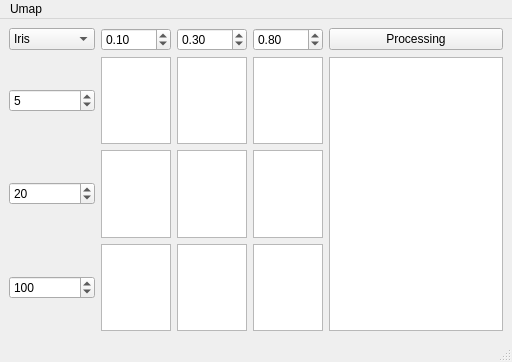
<?xml version="1.0" encoding="UTF-8"?>
<ui version="4.0">
 <class>Umap</class>
 <widget class="QMainWindow" name="Umap">
  <property name="geometry">
   <rect>
    <x>0</x>
    <y>0</y>
    <width>512</width>
    <height>362</height>
   </rect>
  </property>
  <property name="sizePolicy">
   <sizepolicy hsizetype="Expanding" vsizetype="Expanding">
    <horstretch>0</horstretch>
    <verstretch>0</verstretch>
   </sizepolicy>
  </property>
  <property name="windowTitle">
   <string>UmapDimensioReduction</string>
  </property>
  <widget class="QWidget" name="centralwidget">
   <layout class="QGridLayout" name="gridLayout" rowstretch="0,0,0,0,0,0,0,0,0">
    <item row="6" column="6" rowspan="3">
     <widget class="QGraphicsView" name="GV">
      <property name="sizePolicy">
       <sizepolicy hsizetype="Expanding" vsizetype="Expanding">
        <horstretch>3</horstretch>
        <verstretch>3</verstretch>
       </sizepolicy>
      </property>
      <property name="minimumSize">
       <size>
        <width>0</width>
        <height>0</height>
       </size>
      </property>
      <property name="sizeIncrement">
       <size>
        <width>3</width>
        <height>3</height>
       </size>
      </property>
      <property name="baseSize">
       <size>
        <width>0</width>
        <height>0</height>
       </size>
      </property>
      <property name="contextMenuPolicy">
       <enum>Qt::DefaultContextMenu</enum>
      </property>
      <property name="interactive">
       <bool>false</bool>
      </property>
      <property name="sceneRect">
       <rectf>
        <x>0.000000000000000</x>
        <y>0.000000000000000</y>
        <width>0.000000000000000</width>
        <height>0.000000000000000</height>
       </rectf>
      </property>
      <property name="alignment">
       <set>Qt::AlignRight|Qt::AlignTrailing|Qt::AlignVCenter</set>
      </property>
     </widget>
    </item>
    <item row="7" column="1">
     <widget class="QGraphicsView" name="GV21">
      <property name="sizePolicy">
       <sizepolicy hsizetype="Expanding" vsizetype="Expanding">
        <horstretch>1</horstretch>
        <verstretch>1</verstretch>
       </sizepolicy>
      </property>
     </widget>
    </item>
    <item row="6" column="2">
     <widget class="QGraphicsView" name="GV12">
      <property name="sizePolicy">
       <sizepolicy hsizetype="Expanding" vsizetype="Expanding">
        <horstretch>1</horstretch>
        <verstretch>1</verstretch>
       </sizepolicy>
      </property>
     </widget>
    </item>
    <item row="7" column="2">
     <widget class="QGraphicsView" name="GV22">
      <property name="sizePolicy">
       <sizepolicy hsizetype="Expanding" vsizetype="Expanding">
        <horstretch>1</horstretch>
        <verstretch>1</verstretch>
       </sizepolicy>
      </property>
      <property name="alignment">
       <set>Qt::AlignCenter</set>
      </property>
     </widget>
    </item>
    <item row="1" column="2">
     <widget class="QDoubleSpinBox" name="MD2">
      <property name="decimals">
       <number>2</number>
      </property>
      <property name="maximum">
       <double>1.000000000000000</double>
      </property>
      <property name="singleStep">
       <double>0.100000000000000</double>
      </property>
      <property name="value">
       <double>0.300000000000000</double>
      </property>
     </widget>
    </item>
    <item row="8" column="3">
     <widget class="QGraphicsView" name="GV33">
      <property name="sizePolicy">
       <sizepolicy hsizetype="Expanding" vsizetype="Expanding">
        <horstretch>1</horstretch>
        <verstretch>1</verstretch>
       </sizepolicy>
      </property>
     </widget>
    </item>
    <item row="1" column="1">
     <widget class="QDoubleSpinBox" name="MD1">
      <property name="decimals">
       <number>2</number>
      </property>
      <property name="maximum">
       <double>1.000000000000000</double>
      </property>
      <property name="singleStep">
       <double>0.100000000000000</double>
      </property>
      <property name="value">
       <double>0.100000000000000</double>
      </property>
     </widget>
    </item>
    <item row="7" column="3">
     <widget class="QGraphicsView" name="GV23">
      <property name="sizePolicy">
       <sizepolicy hsizetype="Expanding" vsizetype="Expanding">
        <horstretch>1</horstretch>
        <verstretch>1</verstretch>
       </sizepolicy>
      </property>
     </widget>
    </item>
    <item row="1" column="3">
     <widget class="QDoubleSpinBox" name="MD3">
      <property name="decimals">
       <number>2</number>
      </property>
      <property name="maximum">
       <double>1.000000000000000</double>
      </property>
      <property name="singleStep">
       <double>0.100000000000000</double>
      </property>
      <property name="value">
       <double>0.800000000000000</double>
      </property>
     </widget>
    </item>
    <item row="6" column="3">
     <widget class="QGraphicsView" name="GV13">
      <property name="sizePolicy">
       <sizepolicy hsizetype="Expanding" vsizetype="Expanding">
        <horstretch>1</horstretch>
        <verstretch>1</verstretch>
       </sizepolicy>
      </property>
     </widget>
    </item>
    <item row="6" column="1">
     <widget class="QGraphicsView" name="GV11">
      <property name="sizePolicy">
       <sizepolicy hsizetype="Expanding" vsizetype="Expanding">
        <horstretch>1</horstretch>
        <verstretch>1</verstretch>
       </sizepolicy>
      </property>
     </widget>
    </item>
    <item row="8" column="1">
     <widget class="QGraphicsView" name="GV31">
      <property name="sizePolicy">
       <sizepolicy hsizetype="Expanding" vsizetype="Expanding">
        <horstretch>1</horstretch>
        <verstretch>1</verstretch>
       </sizepolicy>
      </property>
     </widget>
    </item>
    <item row="8" column="0">
     <widget class="QSpinBox" name="NN3">
      <property name="maximum">
       <number>1000</number>
      </property>
      <property name="singleStep">
       <number>5</number>
      </property>
      <property name="value">
       <number>100</number>
      </property>
     </widget>
    </item>
    <item row="7" column="0">
     <widget class="QSpinBox" name="NN2">
      <property name="maximum">
       <number>1000</number>
      </property>
      <property name="singleStep">
       <number>5</number>
      </property>
      <property name="value">
       <number>20</number>
      </property>
     </widget>
    </item>
    <item row="1" column="6">
     <widget class="QPushButton" name="Detail">
      <property name="text">
       <string>Processing</string>
      </property>
     </widget>
    </item>
    <item row="6" column="0">
     <widget class="QSpinBox" name="NN1">
      <property name="maximum">
       <number>1000</number>
      </property>
      <property name="singleStep">
       <number>5</number>
      </property>
      <property name="value">
       <number>5</number>
      </property>
     </widget>
    </item>
    <item row="8" column="2">
     <widget class="QGraphicsView" name="GV32">
      <property name="sizePolicy">
       <sizepolicy hsizetype="Expanding" vsizetype="Expanding">
        <horstretch>1</horstretch>
        <verstretch>1</verstretch>
       </sizepolicy>
      </property>
     </widget>
    </item>
    <item row="1" column="0">
     <widget class="QComboBox" name="OP">
      <item>
       <property name="text">
        <string>Iris</string>
       </property>
      </item>
      <item>
       <property name="text">
        <string>MINIST</string>
       </property>
      </item>
      <item>
       <property name="text">
        <string>F MINIST</string>
       </property>
      </item>
      <item>
       <property name="text">
        <string>Swiss Roll</string>
       </property>
      </item>
     </widget>
    </item>
   </layout>
  </widget>
  <widget class="QMenuBar" name="menubar">
   <property name="geometry">
    <rect>
     <x>0</x>
     <y>0</y>
     <width>512</width>
     <height>22</height>
    </rect>
   </property>
   <widget class="QMenu" name="menuUmap">
    <property name="title">
     <string>Umap</string>
    </property>
   </widget>
   <addaction name="menuUmap"/>
  </widget>
  <widget class="QStatusBar" name="statusbar"/>
 </widget>
 <resources/>
 <connections/>
</ui>
